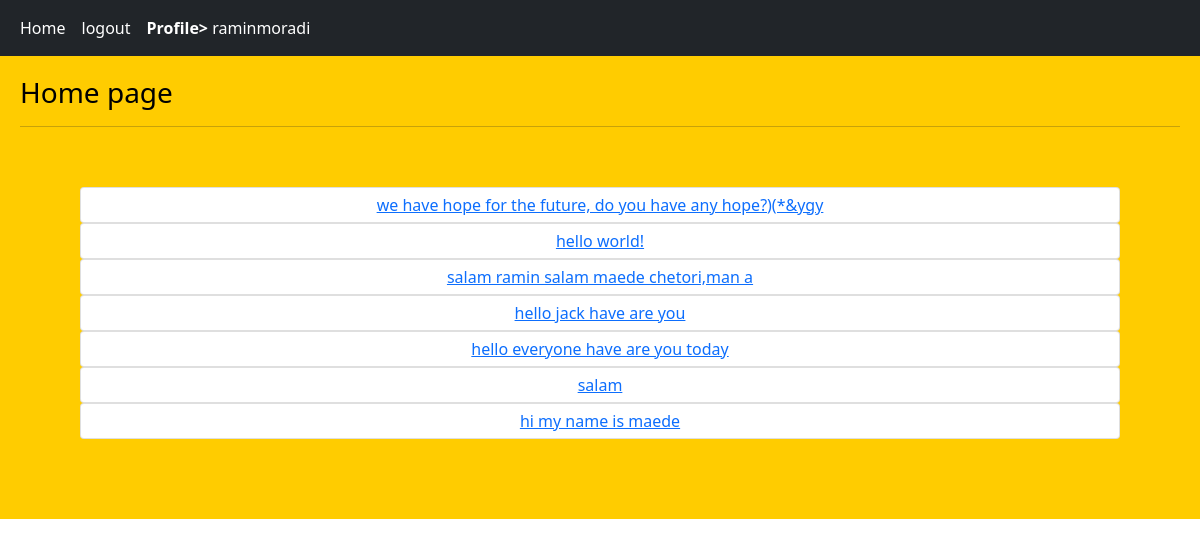
The page / (signed in) on the database its author committed.
### home/models.py (models this page shows, shortened)
class Post(models.Model):
    user = models.ForeignKey(User,on_delete=models.CASCADE,related_name='posts')
    body = models.TextField()
    slug = models.SlugField()
    created = models.DateTimeField(auto_now_add=True)
    updated = models.DateTimeField(auto_now=True)
    class Meta:
        ordering = ['-created','-updated']
    def get_absolute_url(self):
        return reverse('home:post_detail', args=(self.id,self.slug))

### home/views.py (the view)
# urls.py: path('',views.HomeView.as_view(),name='index'),
class HomeView(View):
    def get(self,request):
        posts = Post.objects.all()
        return render(request,'home/index.html',{'posts':posts})

### home/templates/home/index.html
{% extends 'base.html' %}
{% block content %}
    <h3 style="color:#000">Home page</h3>
    <hr/>
    <div class="center" style="padding:10px; margin:50px;" >
        {%for post in posts %}
            <div class="card" style="color: black ">
                <a style="text-align:center; padding:5px ; margin:0px" href="{{ post.get_absolute_url }}" class="card-body" >{{post.body}}</a>
            </div>
        {% endfor%}
    </div>
{% endblock %}

### templates/include/navbar.html
<nav class="navbar navbar-expand-lg navbar-dark bg-dark">
  <div class="container-fluid">
    <div class="navbar-nav">
      <a class="nav-link active" href="{% url 'home:index' %}">Home</a>
      {% if request.user.is_authenticated %}
        <a class="nav-link active" href="{% url 'accounts:user_logout' %}">logout</a>
      <a class="nav-link active" href="{% url 'accounts:user_profile' request.user.pk %}"><strong> Profile>  </strong> {{request.user}} </a>
      {% else %}
        <a  class="nav-link active" href = "{% url 'accounts:user_register' %}">Register</a>
        <a  class="nav-link active" href = "{% url 'accounts:user_login' %}">Login</a>
      {% endif %}
    </div>
  </div>
</nav>

### rows shown on the page
Post: body "we have hope for the future, do you have any hope?)(*&ygy"
Post: body "hello world!"
Post: body "salam ramin salam maede chetori,man a"
Post: body "hello jack have are you"
Post: body "hello everyone have are you today"
Post: body "salam"
Post: body "hi my name is maede"

### other values the page prints
{{ request.user }} "raminmoradi"
